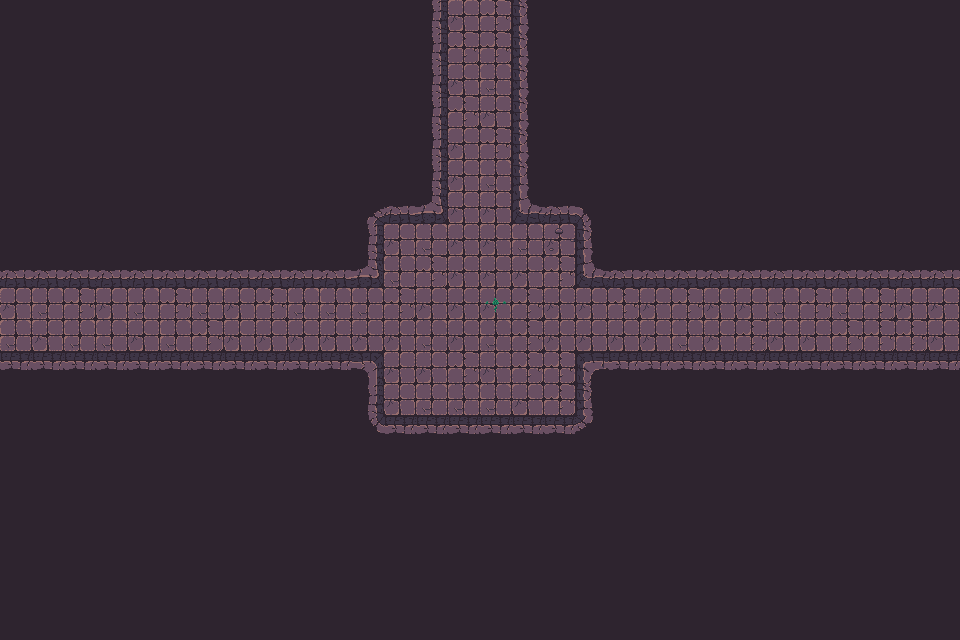

This game map was drawn from its Tiled (.tmx) file and the tilesets committed beside it. A one-line description and the full map source follow:
An orthogonal 30x20 tile map with 32x32 px tiles, 3 tile layers (Walls, Decor, Items), 2 tilesets and 58 objects.

<map version="1.10" tiledversion="1.11.2" orientation="orthogonal" renderorder="right-down" width="30" height="20" tilewidth="32" tileheight="32" infinite="0" nextlayerid="3" nextobjectid="1">
    <tileset firstgid="1" name="Town Tileset" tilewidth="32" tileheight="32" tilecount="64" columns="8">
        <image source="../../../tiles/World H Tileset.png" trans="ff00ff" width="256" height="256" />
        <tile id="4">
            <objectgroup draworder="index" id="2">
                <object id="1" x="0" y="0" width="32" height="32" />
            </objectgroup>
        </tile>
        <tile id="5">
            <objectgroup draworder="index" id="2">
                <object id="1" x="0" y="0" width="32" height="32" />
            </objectgroup>
        </tile>
        <tile id="6">
            <objectgroup draworder="index" id="2">
                <object id="1" x="0" y="0" width="32" height="32" />
            </objectgroup>
        </tile>
        <tile id="7">
            <objectgroup draworder="index" id="2">
                <object id="1" x="0" y="0" width="32" height="32" />
            </objectgroup>
        </tile>
        <tile id="8">
            <objectgroup draworder="index" id="2">
                <object id="1" x="0" y="0" width="32" height="32" />
            </objectgroup>
        </tile>
        <tile id="10">
            <objectgroup draworder="index" id="2">
                <object id="1" x="0" y="32" width="32" height="0" />
            </objectgroup>
        </tile>
        <tile id="11">
            <objectgroup draworder="index" id="2">
                <object id="1" x="0" y="32" width="32" height="0" />
                <object id="2" x="32" y="0" width="0" height="32" />
            </objectgroup>
        </tile>
        <tile id="12">
            <objectgroup draworder="index" id="2">
                <object id="1" x="32" y="0" width="0" height="32" />
            </objectgroup>
        </tile>
        <tile id="13">
            <objectgroup draworder="index" id="2">
                <object id="1" x="0" y="32" width="32" height="0" />
                <object id="2" x="0" y="32" width="32" height="0" />
                <object id="3" x="0" y="0" width="0" height="32" />
            </objectgroup>
        </tile>
        <tile id="14">
            <objectgroup draworder="index" id="2">
                <object id="1" x="0" y="0" width="0" height="32" />
            </objectgroup>
        </tile>
        <tile id="16">
            <objectgroup draworder="index" id="2">
                <object id="1" x="0" y="0" width="32" height="32" />
            </objectgroup>
        </tile>
        <tile id="24">
            <objectgroup draworder="index" id="2">
                <object id="1" x="0" y="0" width="32" height="32" />
            </objectgroup>
        </tile>
    </tileset>
    <tileset firstgid="65" name="Dungeon Crawler Tileset" tilewidth="32" tileheight="32" tilecount="100" columns="10">
        <image source="../../../tiles/Dungeon_Tile.png" trans="" width="320" height="320" />
        <tile id="2">
            <objectgroup draworder="index" id="2">
                <object id="1" x="0" y="0" width="32" height="32" />
            </objectgroup>
        </tile>
        <tile id="3">
            <objectgroup draworder="index" id="2">
                <object id="1" x="0" y="0" width="32" height="32" />
            </objectgroup>
        </tile>
        <tile id="4">
            <objectgroup draworder="index" id="2">
                <object id="1" x="0" y="0" width="32" height="32" />
            </objectgroup>
        </tile>
        <tile id="5">
            <objectgroup draworder="index" id="2">
                <object id="1" x="0" y="0" width="32" height="32" />
            </objectgroup>
        </tile>
        <tile id="6">
            <objectgroup draworder="index" id="2">
                <object id="1" x="0" y="0" width="32" height="32" />
            </objectgroup>
        </tile>
        <tile id="8">
            <objectgroup draworder="index" id="2">
                <object id="1" x="0" y="0" width="32" height="32" />
            </objectgroup>
        </tile>
        <tile id="12">
            <objectgroup draworder="index" id="2">
                <object id="1" x="0" y="0" width="32" height="32" />
            </objectgroup>
        </tile>
        <tile id="13">
            <objectgroup draworder="index" id="2">
                <object id="1" x="0" y="0" width="32" height="32" />
            </objectgroup>
        </tile>
        <tile id="14">
            <objectgroup draworder="index" id="2">
                <object id="1" x="0" y="0" width="32" height="32" />
            </objectgroup>
        </tile>
        <tile id="15">
            <objectgroup draworder="index" id="2">
                <object id="1" x="0" y="0" width="32" height="32" />
            </objectgroup>
        </tile>
        <tile id="16">
            <objectgroup draworder="index" id="2">
                <object id="1" x="0" y="0" width="32" height="32" />
            </objectgroup>
        </tile>
        <tile id="18">
            <objectgroup draworder="index" id="2">
                <object id="1" x="0" y="0" width="32" height="32" />
            </objectgroup>
        </tile>
        <tile id="22">
            <objectgroup draworder="index" id="2">
                <object id="1" x="0" y="0" width="32" height="32" />
            </objectgroup>
        </tile>
        <tile id="23">
            <objectgroup draworder="index" id="2">
                <object id="1" x="0" y="0" width="32" height="32" />
            </objectgroup>
        </tile>
        <tile id="24">
            <objectgroup draworder="index" id="2">
                <object id="1" x="0" y="0" width="32" height="32" />
            </objectgroup>
        </tile>
        <tile id="25">
            <objectgroup draworder="index" id="2">
                <object id="1" x="0" y="0" width="32" height="32" />
            </objectgroup>
        </tile>
        <tile id="26">
            <objectgroup draworder="index" id="2">
                <object id="1" x="0" y="0" width="32" height="32" />
            </objectgroup>
        </tile>
        <tile id="28">
            <objectgroup draworder="index" id="2">
                <object id="1" x="0" y="0" width="32" height="32" />
            </objectgroup>
        </tile>
        <tile id="32">
            <objectgroup draworder="index" id="2">
                <object id="1" x="0" y="0" width="32" height="32" />
            </objectgroup>
        </tile>
        <tile id="33">
            <objectgroup draworder="index" id="2">
                <object id="1" x="0" y="0" width="32" height="32" />
            </objectgroup>
        </tile>
        <tile id="34">
            <objectgroup draworder="index" id="2">
                <object id="1" x="0" y="0" width="32" height="32" />
            </objectgroup>
        </tile>
        <tile id="35">
            <objectgroup draworder="index" id="2">
                <object id="1" x="0" y="0" width="32" height="32" />
            </objectgroup>
        </tile>
        <tile id="36">
            <objectgroup draworder="index" id="2">
                <object id="1" x="0" y="0" width="32" height="32" />
            </objectgroup>
        </tile>
        <tile id="38">
            <objectgroup draworder="index" id="2">
                <object id="1" x="0" y="0" width="32" height="32" />
            </objectgroup>
        </tile>
        <tile id="42">
            <objectgroup draworder="index" id="2">
                <object id="1" x="0" y="0" width="32" height="32" />
            </objectgroup>
        </tile>
        <tile id="43">
            <objectgroup draworder="index" id="2">
                <object id="1" x="0" y="0" width="32" height="32" />
            </objectgroup>
        </tile>
        <tile id="44">
            <objectgroup draworder="index" id="2">
                <object id="1" x="0" y="0" width="32" height="32" />
            </objectgroup>
        </tile>
        <tile id="45">
            <objectgroup draworder="index" id="2">
                <object id="1" x="0" y="0" width="32" height="32" />
            </objectgroup>
        </tile>
        <tile id="46">
            <objectgroup draworder="index" id="2">
                <object id="1" x="0" y="0" width="32" height="32" />
            </objectgroup>
        </tile>
        <tile id="48">
            <objectgroup draworder="index" id="2">
                <object id="1" x="0" y="0" width="32" height="32" />
            </objectgroup>
        </tile>
        <tile id="52">
            <objectgroup draworder="index" id="2">
                <object id="1" x="0" y="0" width="32" height="32" />
            </objectgroup>
        </tile>
        <tile id="53">
            <objectgroup draworder="index" id="2">
                <object id="1" x="0" y="0" width="32" height="32" />
            </objectgroup>
        </tile>
        <tile id="54">
            <objectgroup draworder="index" id="2">
                <object id="1" x="0" y="0" width="32" height="32" />
            </objectgroup>
        </tile>
        <tile id="55">
            <objectgroup draworder="index" id="2">
                <object id="1" x="0" y="0" width="32" height="32" />
            </objectgroup>
        </tile>
        <tile id="56">
            <objectgroup draworder="index" id="2">
                <object id="1" x="0" y="0" width="32" height="32" />
            </objectgroup>
        </tile>
        <tile id="58">
            <objectgroup draworder="index" id="2">
                <object id="1" x="0" y="0" width="32" height="32" />
            </objectgroup>
        </tile>
        <tile id="62">
            <objectgroup draworder="index" id="2">
                <object id="1" x="0" y="0" width="32" height="32" />
            </objectgroup>
        </tile>
        <tile id="63">
            <objectgroup draworder="index" id="2">
                <object id="1" x="0" y="0" width="32" height="32" />
            </objectgroup>
        </tile>
        <tile id="64">
            <objectgroup draworder="index" id="2">
                <object id="1" x="0" y="0" width="32" height="32" />
            </objectgroup>
        </tile>
        <tile id="65">
            <objectgroup draworder="index" id="2">
                <object id="1" x="0" y="0" width="32" height="32" />
            </objectgroup>
        </tile>
        <tile id="66">
            <objectgroup draworder="index" id="2">
                <object id="1" x="0" y="0" width="32" height="32" />
            </objectgroup>
        </tile>
        <tile id="68">
            <objectgroup draworder="index" id="2">
                <object id="1" x="0" y="0" width="32" height="32" />
            </objectgroup>
        </tile>
        <tile id="80">
            <objectgroup draworder="index" id="2">
                <object id="1" x="0" y="0" width="32" height="32" />
            </objectgroup>
        </tile>
    </tileset>
    <layer id="1" name="Walls" width="30" height="20">
        <data encoding="csv">
122,122,122,122,122,122,122,122,122,122,122,122,122,77,75,65,79,122,122,122,122,122,122,122,122,122,122,122,122,122,
122,122,122,122,122,122,122,122,122,122,122,122,122,77,65,65,79,122,122,122,122,122,122,122,122,122,122,122,122,122,
122,122,122,122,122,122,122,122,122,122,122,122,122,77,75,66,79,122,122,122,122,122,122,122,122,122,122,122,122,122,
122,122,122,122,122,122,122,122,122,122,122,122,122,77,65,75,79,122,122,122,122,122,122,122,122,122,122,122,122,122,
122,122,122,122,122,122,122,122,122,122,122,122,122,77,75,65,79,122,122,122,122,122,122,122,122,122,122,122,122,122,
122,122,122,122,122,122,122,122,122,122,122,122,122,77,75,66,79,122,122,122,122,122,122,122,122,122,122,122,122,122,
122,122,122,122,122,122,122,122,122,122,122,67,68,103,75,75,100,68,69,122,122,122,122,122,122,122,122,122,122,122,
122,122,122,122,122,122,122,122,122,122,122,77,75,66,75,75,66,75,79,122,122,122,122,122,122,122,122,122,122,122,
68,68,68,68,68,68,68,68,68,68,68,103,66,65,75,75,75,65,100,68,68,68,68,68,68,68,68,68,68,68,
75,66,65,75,66,65,66,75,65,66,66,66,65,75,75,75,65,75,75,65,75,65,75,75,66,65,66,65,75,75,
66,75,66,66,75,66,65,75,75,75,75,75,75,66,75,66,65,75,75,75,75,66,75,65,75,75,65,65,65,75,
88,88,88,88,88,88,88,88,88,88,88,73,75,75,65,75,65,65,70,88,88,88,88,88,88,88,88,88,88,88,
122,122,122,122,122,122,122,122,122,122,122,77,75,66,66,66,75,65,79,122,122,122,122,122,122,122,122,122,122,122,
122,122,122,122,122,122,122,122,122,122,122,87,88,88,88,88,88,88,89,122,122,122,122,122,122,122,122,122,122,122,
122,122,122,122,122,122,122,122,122,122,122,122,122,122,122,122,122,122,122,122,122,122,122,122,122,122,122,122,122,122,
122,122,122,122,122,122,122,122,122,122,122,122,122,122,122,122,122,122,122,122,122,122,122,122,122,122,122,122,122,122,
122,122,122,122,122,122,122,122,122,122,122,122,122,122,122,122,122,122,122,122,122,122,122,122,122,122,122,122,122,122,
122,122,122,122,122,122,122,122,122,122,122,122,122,122,122,122,122,122,122,122,122,122,122,122,122,122,122,122,122,122,
122,122,122,122,122,122,122,122,122,122,122,122,122,122,122,122,122,122,122,122,122,122,122,122,122,122,122,122,122,122,
122,122,122,122,122,122,122,122,122,122,122,122,122,122,122,122,122,122,122,122,122,122,122,122,122,122,122,122,122,122
        </data>
    </layer>
    <layer id="1" name="Decor" width="30" height="20">
        <data encoding="csv">
133,133,133,133,133,133,133,133,133,133,133,133,133,133,133,133,133,133,133,133,133,133,133,133,133,133,133,133,133,133,
133,133,133,133,133,133,133,133,133,133,133,133,133,133,133,133,133,133,133,133,133,133,133,133,133,133,133,133,133,133,
133,133,133,133,133,133,133,133,133,133,133,133,133,133,133,133,133,133,133,133,133,133,133,133,133,133,133,133,133,133,
133,133,133,133,133,133,133,133,133,133,133,133,133,133,133,133,133,133,133,133,133,133,133,133,133,133,133,133,133,133,
133,133,133,133,133,133,133,133,133,133,133,133,133,133,133,133,133,133,133,133,133,133,133,133,133,133,133,133,133,133,
133,133,133,133,133,133,133,133,133,133,133,133,133,133,133,133,133,133,133,133,133,133,133,133,133,133,133,133,133,133,
133,133,133,133,133,133,133,133,133,133,133,133,133,133,133,133,133,133,133,133,133,133,133,133,133,133,133,133,133,133,
133,133,133,133,133,133,133,133,133,133,133,133,133,133,133,133,133,115,133,133,133,133,133,133,133,133,133,133,133,133,
133,133,133,133,133,133,133,133,133,133,133,133,133,133,133,133,133,133,133,133,133,133,133,133,133,133,133,133,133,133,
133,133,133,133,133,133,133,133,133,133,133,133,133,133,133,135,133,133,133,133,133,133,133,133,133,133,133,133,133,133,
133,133,133,133,133,133,133,133,133,133,133,133,133,133,133,133,133,133,133,133,133,133,133,133,133,133,133,133,133,133,
133,133,133,133,133,133,133,133,133,133,133,133,133,133,133,133,133,133,133,133,133,133,133,133,133,133,133,133,133,133,
133,133,133,133,133,133,133,133,133,133,133,133,133,133,133,133,133,133,133,133,133,133,133,133,133,133,133,133,133,133,
133,133,133,133,133,133,133,133,133,133,133,133,133,133,133,133,133,133,133,133,133,133,133,133,133,133,133,133,133,133,
133,133,133,133,133,133,133,133,133,133,133,133,133,133,133,133,133,133,133,133,133,133,133,133,133,133,133,133,133,133,
133,133,133,133,133,133,133,133,133,133,133,133,133,133,133,133,133,133,133,133,133,133,133,133,133,133,133,133,133,133,
133,133,133,133,133,133,133,133,133,133,133,133,133,133,133,133,133,133,133,133,133,133,133,133,133,133,133,133,133,133,
133,133,133,133,133,133,133,133,133,133,133,133,133,133,133,133,133,133,133,133,133,133,133,133,133,133,133,133,133,133,
133,133,133,133,133,133,133,133,133,133,133,133,133,133,133,133,133,133,133,133,133,133,133,133,133,133,133,133,133,133,
133,133,133,133,133,133,133,133,133,133,133,133,133,133,133,133,133,133,133,133,133,133,133,133,133,133,133,133,133,133
        </data>
    </layer>
    <layer id="1" name="Items" width="30" height="20">
        <data encoding="csv">
133,133,133,133,133,133,133,133,133,133,133,133,133,133,133,133,133,133,133,133,133,133,133,133,133,133,133,133,133,133,
133,133,133,133,133,133,133,133,133,133,133,133,133,133,133,133,133,133,133,133,133,133,133,133,133,133,133,133,133,133,
133,133,133,133,133,133,133,133,133,133,133,133,133,133,133,133,133,133,133,133,133,133,133,133,133,133,133,133,133,133,
133,133,133,133,133,133,133,133,133,133,133,133,133,133,133,133,133,133,133,133,133,133,133,133,133,133,133,133,133,133,
133,133,133,133,133,133,133,133,133,133,133,133,133,133,133,133,133,133,133,133,133,133,133,133,133,133,133,133,133,133,
133,133,133,133,133,133,133,133,133,133,133,133,133,133,133,133,133,133,133,133,133,133,133,133,133,133,133,133,133,133,
133,133,133,133,133,133,133,133,133,133,133,133,133,133,133,133,133,133,133,133,133,133,133,133,133,133,133,133,133,133,
133,133,133,133,133,133,133,133,133,133,133,133,133,133,133,133,133,133,133,133,133,133,133,133,133,133,133,133,133,133,
133,133,133,133,133,133,133,133,133,133,133,133,133,133,133,133,133,133,133,133,133,133,133,133,133,133,133,133,133,133,
133,133,133,133,133,133,133,133,133,133,133,133,133,133,133,133,133,133,133,133,133,133,133,133,133,133,133,133,133,133,
133,133,133,133,133,133,133,133,133,133,133,133,133,133,133,133,133,133,133,133,133,133,133,133,133,133,133,133,133,133,
133,133,133,133,133,133,133,133,133,133,133,133,133,133,133,133,133,133,133,133,133,133,133,133,133,133,133,133,133,133,
133,133,133,133,133,133,133,133,133,133,133,133,133,133,133,133,133,133,133,133,133,133,133,133,133,133,133,133,133,133,
133,133,133,133,133,133,133,133,133,133,133,133,133,133,133,133,133,133,133,133,133,133,133,133,133,133,133,133,133,133,
133,133,133,133,133,133,133,133,133,133,133,133,133,133,133,133,133,133,133,133,133,133,133,133,133,133,133,133,133,133,
133,133,133,133,133,133,133,133,133,133,133,133,133,133,133,133,133,133,133,133,133,133,133,133,133,133,133,133,133,133,
133,133,133,133,133,133,133,133,133,133,133,133,133,133,133,133,133,133,133,133,133,133,133,133,133,133,133,133,133,133,
133,133,133,133,133,133,133,133,133,133,133,133,133,133,133,133,133,133,133,133,133,133,133,133,133,133,133,133,133,133,
133,133,133,133,133,133,133,133,133,133,133,133,133,133,133,133,133,133,133,133,133,133,133,133,133,133,133,133,133,133,
133,133,133,133,133,133,133,133,133,133,133,133,133,133,133,133,133,133,133,133,133,133,133,133,133,133,133,133,133,133
        </data>
    </layer>
</map>
